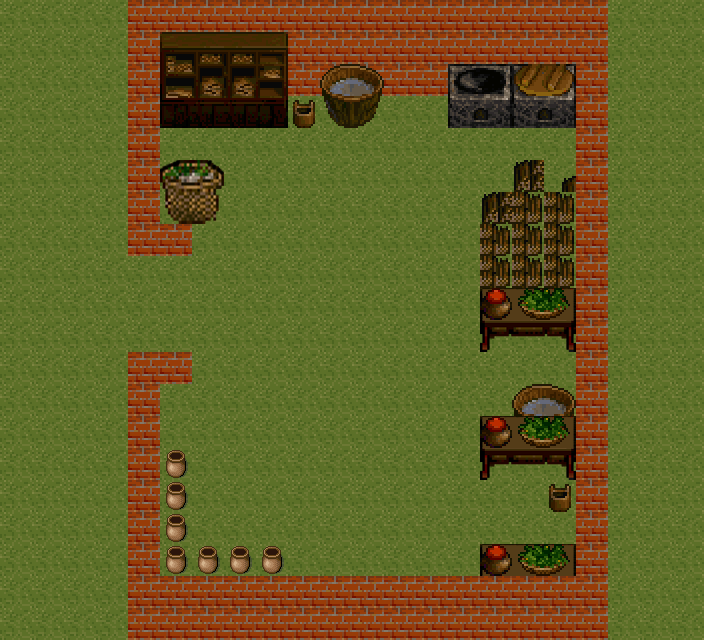

A 2D game scene composited from a Tiled map and its tileset images. What follows is a short description and the map's XML, with every tile layer's data as written:
An orthogonal 22x20 tile map with 32x32 px tiles, 1 tile layer (bg), 1 hidden layer not drawn.

<map version="1.2" tiledversion="1.2.0" orientation="orthogonal" renderorder="right-down" width="22" height="20" tilewidth="32" tileheight="32" infinite="0" nextlayerid="7" nextobjectid="1">
 <properties>
  <property name="name" value="三清宫厨房" />
 </properties>
 <tileset firstgid="1" source="tile3.tsx" />
 <layer id="6" name="bg" width="22" height="20">
  <data encoding="csv">
94,94,94,94,92,93,92,93,92,93,92,93,92,93,92,93,92,93,92,94,94,94,
94,94,94,94,92,50,51,51,52,93,92,93,92,93,92,93,92,93,92,94,94,94,
94,94,94,94,92,53,54,54,55,93,103,104,92,93,95,96,101,102,92,94,94,94,
94,94,94,94,92,56,57,57,58,100,107,108,94,94,97,98,97,98,92,94,94,94,
94,94,94,94,92,94,94,94,94,94,94,94,94,94,94,94,94,94,92,94,94,94,
94,94,94,94,92,115,116,94,94,94,94,94,94,94,94,94,121,119,92,94,94,94,
94,94,94,94,92,117,118,94,94,94,94,94,94,94,94,121,122,122,92,94,94,94,
94,94,94,94,92,93,94,94,94,94,94,94,94,94,94,122,122,122,92,94,94,94,
94,94,94,94,94,94,94,94,94,94,94,94,94,94,94,122,122,122,92,94,94,94,
94,94,94,94,94,94,94,94,94,94,94,94,94,94,94,109,110,111,92,94,94,94,
94,94,94,94,94,94,94,94,94,94,94,94,94,94,94,112,113,114,92,94,94,94,
94,94,94,94,92,93,94,94,94,94,94,94,94,94,94,94,94,94,92,94,94,94,
94,94,94,94,92,94,94,94,94,94,94,94,94,94,94,94,105,106,92,94,94,94,
94,94,94,94,92,94,94,94,94,94,94,94,94,94,94,109,110,111,92,94,94,94,
94,94,94,94,92,123,94,94,94,94,94,94,94,94,94,112,113,114,92,94,94,94,
94,94,94,94,92,123,94,94,94,94,94,94,94,94,94,94,94,100,92,94,94,94,
94,94,94,94,92,123,94,94,94,94,94,94,94,94,94,94,94,94,92,94,94,94,
94,94,94,94,92,123,123,123,123,94,94,94,94,94,94,109,110,111,92,94,94,94,
94,94,94,94,92,93,92,93,92,93,92,93,92,93,92,93,92,93,92,94,94,94,
94,94,94,94,92,93,92,93,92,93,92,93,92,93,92,93,92,93,92,94,94,94
</data>
 </layer>
 <layer id="1" name="walk" width="22" height="20" visible="0">
  <data encoding="csv">
3,3,3,3,1,1,1,1,1,1,1,1,1,1,1,1,1,1,1,3,3,3,
3,3,3,3,1,1,1,1,1,1,1,1,1,1,1,1,1,1,1,3,3,3,
3,3,3,3,1,1,1,1,1,1,1,1,1,1,1,1,1,1,1,3,3,3,
3,3,3,3,1,1,1,1,1,3,1,1,1,3,1,1,1,1,1,3,3,3,
3,3,3,3,1,3,3,3,3,3,3,3,3,3,3,3,3,3,1,3,3,3,
3,3,3,3,1,1,1,3,3,3,3,3,3,3,3,3,1,1,1,3,3,3,
3,3,3,3,1,1,1,3,3,3,3,3,3,3,3,1,1,1,1,3,3,3,
3,3,3,3,1,1,3,3,3,3,3,3,3,3,3,1,1,1,1,3,3,3,
3,3,3,3,3,3,3,3,3,3,3,3,3,3,3,1,1,1,1,3,3,3,
3,3,3,3,3,3,3,3,3,3,3,3,3,3,3,1,1,1,1,3,3,3,
3,3,3,3,3,3,3,3,3,3,3,3,3,3,3,1,1,1,1,3,3,3,
3,3,3,3,1,1,3,3,3,3,3,3,3,3,3,3,3,3,1,3,3,3,
3,3,3,3,1,3,3,3,3,3,3,3,3,3,3,3,1,1,1,3,3,3,
3,3,3,3,1,3,3,3,3,3,3,3,3,3,3,1,1,1,1,3,3,3,
3,3,3,3,1,1,3,3,3,3,3,3,3,3,3,1,1,1,1,3,3,3,
3,3,3,3,1,1,3,3,3,3,3,3,3,3,3,3,3,1,1,3,3,3,
3,3,3,3,1,1,3,3,3,3,3,3,3,3,3,3,3,3,1,3,3,3,
3,3,3,3,1,1,1,1,1,3,3,3,3,3,3,1,1,1,1,3,3,3,
3,3,3,3,1,1,1,1,1,1,1,1,1,1,1,1,1,1,1,3,3,3,
3,3,3,3,1,1,1,1,1,1,1,1,1,1,1,1,1,1,1,3,3,3
</data>
 </layer>
</map>
